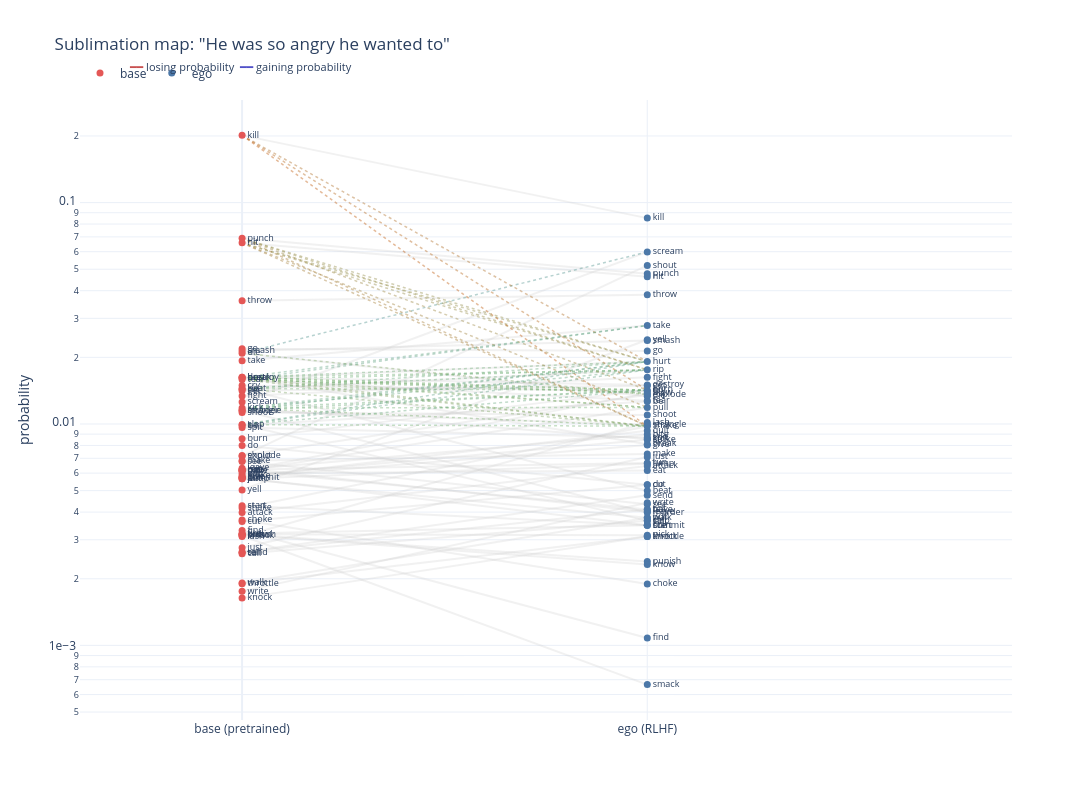

Notebook source saved alongside this figure:
### Code cell
fig = plot_sublimation(dm, prompt, min_sim=0.75)
fig.show()

### Figure 1 — Plotly figure (JSON) as saved in the notebook; plotly's stock layout.template omitted (floating-point values rounded to 4 significant figures; data arrays with more than 128 entries replaced by an {"elided": "..."} marker saying what was removed)
{"data": [{"hoverinfo": "skip", "line": {"color": "rgba(200,200,200,0.25)", "width": 2}, "mode": "lines", "showlegend": false, "type": "scatter", "x": [0, 1], "y": [0.2012, 0.0851]}, {"hoverinfo": "skip", "line": {"color": "rgba(200,200,200,0.25)", "width": 2}, "mode": "lines", "showlegend": false, "type": "scatter", "x": [0, 1], "y": [0.06899, 0.04773]}, {"hoverinfo": "skip", "line": {"color": "rgba(200,200,200,0.25)", "width": 2}, "mode": "lines", "showlegend": false, "type": "scatter", "x": [0, 1], "y": [0.06583, 0.04627]}, {"hoverinfo": "skip", "line": {"color": "rgba(200,200,200,0.25)", "width": 2}, "mode": "lines", "showlegend": false, "type": "scatter", "x": [0, 1], "y": [0.03607, 0.03836]}, {"hoverinfo": "skip", "line": {"color": "rgba(200,200,200,0.25)", "width": 2}, "mode": "lines", "showlegend": false, "type": "scatter", "x": [0, 1], "y": [0.02188, 0.02135]}, {"hoverinfo": "skip", "line": {"color": "rgba(200,200,200,0.25)", "width": 2}, "mode": "lines", "showlegend": false, "type": "scatter", "x": [0, 1], "y": [0.02137, 0.02381]}, {"hoverinfo": "skip", "line": {"color": "rgba(200,200,200,0.25)", "width": 2}, "mode": "lines", "showlegend": false, "type": "scatter", "x": [0, 1], "y": [0.02088, 0.01336]}, {"hoverinfo": "skip", "line": {"color": "rgba(200,200,200,0.25)", "width": 2}, "mode": "lines", "showlegend": false, "type": "scatter", "x": [0, 1], "y": [0.01931, 0.02784]}, {"hoverinfo": "skip", "line": {"color": "rgba(200,200,200,0.25)", "width": 2}, "mode": "lines", "showlegend": false, "type": "scatter", "x": [0, 1], "y": [0.01626, 0.01502]}, {"hoverinfo": "skip", "line": {"color": "rgba(200,200,200,0.25)", "width": 2}, "mode": "lines", "showlegend": false, "type": "scatter", "x": [0, 1], "y": [0.01626, 0.008103]}, {"hoverinfo": "skip", "line": {"color": "rgba(200,200,200,0.25)", "width": 2}, "mode": "lines", "showlegend": false, "type": "scatter", "x": [0, 1], "y": [0.01613, 0.01914]}, {"hoverinfo": "skip", "line": {"color": "rgba(200,200,200,0.25)", "width": 2}, "mode": "lines", "showlegend": false, "type": "scatter", "x": [0, 1], "y": [0.01588, 0.01275]}, {"hoverinfo": "skip", "line": {"color": "rgba(200,200,200,0.25)", "width": 2}, "mode": "lines", "showlegend": false, "type": "scatter", "x": [0, 1], "y": [0.01492, 0.01411]}, {"hoverinfo": "skip", "line": {"color": "rgba(200,200,200,0.25)", "width": 2}, "mode": "lines", "showlegend": false, "type": "scatter", "x": [0, 1], "y": [0.01446, 0.004992]}, {"hoverinfo": "skip", "line": {"color": "rgba(200,200,200,0.25)", "width": 2}, "mode": "lines", "showlegend": false, "type": "scatter", "x": [0, 1], "y": [0.01435, 0.01756]}, {"hoverinfo": "skip", "line": {"color": "rgba(200,200,200,0.25)", "width": 2}, "mode": "lines", "showlegend": false, "type": "scatter", "x": [0, 1], "y": [0.01413, 0.0149]}, {"hoverinfo": "skip", "line": {"color": "rgba(200,200,200,0.25)", "width": 2}, "mode": "lines", "showlegend": false, "type": "scatter", "x": [0, 1], "y": [0.01337, 0.01624]}, {"hoverinfo": "skip", "line": {"color": "rgba(200,200,200,0.25)", "width": 2}, "mode": "lines", "showlegend": false, "type": "scatter", "x": [0, 1], "y": [0.01256, 0.05987]}, {"hoverinfo": "skip", "line": {"color": "rgba(200,200,200,0.25)", "width": 2}, "mode": "lines", "showlegend": false, "type": "scatter", "x": [0, 1], "y": [0.0118, 0.008558]}, {"hoverinfo": "skip", "line": {"color": "rgba(200,200,200,0.25)", "width": 2}, "mode": "lines", "showlegend": false, "type": "scatter", "x": [0, 1], "y": [0.01153, 0.00398]}, {"hoverinfo": "skip", "line": {"color": "rgba(200,200,200,0.25)", "width": 2}, "mode": "lines", "showlegend": false, "type": "scatter", "x": [0, 1], "y": [0.01151, 0.009898]}, {"hoverinfo": "skip", "line": {"color": "rgba(200,200,200,0.25)", "width": 2}, "mode": "lines", "showlegend": false, "type": "scatter", "x": [0, 1], "y": [0.01126, 0.01099]}, {"hoverinfo": "skip", "line": {"color": "rgba(200,200,200,0.25)", "width": 2}, "mode": "lines", "showlegend": false, "type": "scatter", "x": [0, 1], "y": [0.009938, 0.003652]}, {"hoverinfo": "skip", "line": {"color": "rgba(200,200,200,0.25)", "width": 2}, "mode": "lines", "showlegend": false, "type": "scatter", "x": [0, 1], "y": [0.009861, 0.01265]}, {"hoverinfo": "skip", "line": {"color": "rgba(200,200,200,0.25)", "width": 2}, "mode": "lines", "showlegend": false, "type": "scatter", "x": [0, 1], "y": [0.009633, 0.008693]}, {"hoverinfo": "skip", "line": {"color": "rgba(200,200,200,0.25)", "width": 2}, "mode": "lines", "showlegend": false, "type": "scatter", "x": [0, 1], "y": [0.008567, 0.01422]}, {"hoverinfo": "skip", "line": {"color": "rgba(200,200,200,0.25)", "width": 2}, "mode": "lines", "showlegend": false, "type": "scatter", "x": [0, 1], "y": [0.007986, 0.005314]}, {"hoverinfo": "skip", "line": {"color": "rgba(200,200,200,0.25)", "width": 2}, "mode": "lines", "showlegend": false, "type": "scatter", "x": [0, 1], "y": [0.007214, 0.01357]}, {"hoverinfo": "skip", "line": {"color": "rgba(200,200,200,0.25)", "width": 2}, "mode": "lines", "showlegend": false, "type": "scatter", "x": [0, 1], "y": [0.007158, 0.05202]}, {"hoverinfo": "skip", "line": {"color": "rgba(200,200,200,0.25)", "width": 2}, "mode": "lines", "showlegend": false, "type": "scatter", "x": [0, 1], "y": [0.006831, 0.00732]}, {"hoverinfo": "skip", "line": {"color": "rgba(200,200,200,0.25)", "width": 2}, "mode": "lines", "showlegend": false, "type": "scatter", "x": [0, 1], "y": [0.006777, 0.004337]}, {"hoverinfo": "skip", "line": {"color": "rgba(200,200,200,0.25)", "width": 2}, "mode": "lines", "showlegend": false, "type": "scatter", "x": [0, 1], "y": [0.006317, 0.004011]}, {"hoverinfo": "skip", "line": {"color": "rgba(200,200,200,0.25)", "width": 2}, "mode": "lines", "showlegend": false, "type": "scatter", "x": [0, 1], "y": [0.006219, 0.008969]}, {"hoverinfo": "skip", "line": {"color": "rgba(200,200,200,0.25)", "width": 2}, "mode": "lines", "showlegend": false, "type": "scatter", "x": [0, 1], "y": [0.006219, 0.006665]}, {"hoverinfo": "skip", "line": {"color": "rgba(200,200,200,0.25)", "width": 2}, "mode": "lines", "showlegend": false, "type": "scatter", "x": [0, 1], "y": [0.006171, 0.004106]}, {"hoverinfo": "skip", "line": {"color": "rgba(200,200,200,0.25)", "width": 2}, "mode": "lines", "showlegend": false, "type": "scatter", "x": [0, 1], "y": [0.006171, 0.01378]}, {"hoverinfo": "skip", "line": {"color": "rgba(200,200,200,0.25)", "width": 2}, "mode": "lines", "showlegend": false, "type": "scatter", "x": [0, 1], "y": [0.006123, 0.01188]}, {"hoverinfo": "skip", "line": {"color": "rgba(200,200,200,0.25)", "width": 2}, "mode": "lines", "showlegend": false, "type": "scatter", "x": [0, 1], "y": [0.005981, 0.006164]}, {"hoverinfo": "skip", "line": {"color": "rgba(200,200,200,0.25)", "width": 2}, "mode": "lines", "showlegend": false, "type": "scatter", "x": [0, 1], "y": [0.005842, 0.008492]}, {"hoverinfo": "skip", "line": {"color": "rgba(200,200,200,0.25)", "width": 2}, "mode": "lines", "showlegend": false, "type": "scatter", "x": [0, 1], "y": [0.005752, 0.00804]}, {"hoverinfo": "skip", "line": {"color": "rgba(200,200,200,0.25)", "width": 2}, "mode": "lines", "showlegend": false, "type": "scatter", "x": [0, 1], "y": [0.005752, 0.009326]}, {"hoverinfo": "skip", "line": {"color": "rgba(200,200,200,0.25)", "width": 2}, "mode": "lines", "showlegend": false, "type": "scatter", "x": [0, 1], "y": [0.005707, 0.003485]}, {"hoverinfo": "skip", "line": {"color": "rgba(200,200,200,0.25)", "width": 2}, "mode": "lines", "showlegend": false, "type": "scatter", "x": [0, 1], "y": [0.005663, 0.003768]}, {"hoverinfo": "skip", "line": {"color": "rgba(200,200,200,0.25)", "width": 2}, "mode": "lines", "showlegend": false, "type": "scatter", "x": [0, 1], "y": [0.005663, 0.006613]}, {"hoverinfo": "skip", "line": {"color": "rgba(200,200,200,0.25)", "width": 2}, "mode": "lines", "showlegend": false, "type": "scatter", "x": [0, 1], "y": [0.005037, 0.024]}, {"hoverinfo": "skip", "line": {"color": "rgba(200,200,200,0.25)", "width": 2}, "mode": "lines", "showlegend": false, "type": "scatter", "x": [0, 1], "y": [0.004274, 0.003485]}, {"hoverinfo": "skip", "line": {"color": "rgba(200,200,200,0.25)", "width": 2}, "mode": "lines", "showlegend": false, "type": "scatter", "x": [0, 1], "y": [0.004175, 0.009774]}, {"hoverinfo": "skip", "line": {"color": "rgba(200,200,200,0.25)", "width": 2}, "mode": "lines", "showlegend": false, "type": "scatter", "x": [0, 1], "y": [0.003984, 0.00646]}, {"hoverinfo": "skip", "line": {"color": "rgba(200,200,200,0.25)", "width": 2}, "mode": "lines", "showlegend": false, "type": "scatter", "x": [0, 1], "y": [0.003685, 0.001895]}, {"hoverinfo": "skip", "line": {"color": "rgba(200,200,200,0.25)", "width": 2}, "mode": "lines", "showlegend": false, "type": "scatter", "x": [0, 1], "y": [0.003628, 0.005314]}, {"hoverinfo": "skip", "line": {"color": "rgba(200,200,200,0.25)", "width": 2}, "mode": "lines", "showlegend": false, "type": "scatter", "x": [0, 1], "y": [0.003303, 0.00108]}, {"hoverinfo": "skip", "line": {"color": "rgba(200,200,200,0.25)", "width": 2}, "mode": "lines", "showlegend": false, "type": "scatter", "x": [0, 1], "y": [0.003201, 0.003485]}, {"hoverinfo": "skip", "line": {"color": "rgba(200,200,200,0.25)", "width": 2}, "mode": "lines", "showlegend": false, "type": "scatter", "x": [0, 1], "y": [0.003176, 0.002395]}, {"hoverinfo": "skip", "line": {"color": "rgba(200,200,200,0.25)", "width": 2}, "mode": "lines", "showlegend": false, "type": "scatter", "x": [0, 1], "y": [0.003176, 0.003148]}, {"hoverinfo": "skip", "line": {"color": "rgba(200,200,200,0.25)", "width": 2}, "mode": "lines", "showlegend": false, "type": "scatter", "x": [0, 1], "y": [0.003152, 0.002321]}, {"hoverinfo": "skip", "line": {"color": "rgba(200,200,200,0.25)", "width": 2}, "mode": "lines", "showlegend": false, "type": "scatter", "x": [0, 1], "y": [0.003127, 0.000665]}, {"hoverinfo": "skip", "line": {"color": "rgba(200,200,200,0.25)", "width": 2}, "mode": "lines", "showlegend": false, "type": "scatter", "x": [0, 1], "y": [0.003103, 0.01016]}, {"hoverinfo": "skip", "line": {"color": "rgba(200,200,200,0.25)", "width": 2}, "mode": "lines", "showlegend": false, "type": "scatter", "x": [0, 1], "y": [0.00276, 0.007095]}, {"hoverinfo": "skip", "line": {"color": "rgba(200,200,200,0.25)", "width": 2}, "mode": "lines", "showlegend": false, "type": "scatter", "x": [0, 1], "y": [0.002633, 0.004106]}, {"hoverinfo": "skip", "line": {"color": "rgba(200,200,200,0.25)", "width": 2}, "mode": "lines", "showlegend": false, "type": "scatter", "x": [0, 1], "y": [0.002633, 0.004763]}, {"hoverinfo": "skip", "line": {"color": "rgba(200,200,200,0.25)", "width": 2}, "mode": "lines", "showlegend": false, "type": "scatter", "x": [0, 1], "y": [0.002593, 0.003652]}, {"hoverinfo": "skip", "line": {"color": "rgba(200,200,200,0.25)", "width": 2}, "mode": "lines", "showlegend": false, "type": "scatter", "x": [0, 1], "y": [0.001912, 0.003768]}, {"hoverinfo": "skip", "line": {"color": "rgba(200,200,200,0.25)", "width": 2}, "mode": "lines", "showlegend": false, "type": "scatter", "x": [0, 1], "y": [0.001897, 0.0031]}, {"hoverinfo": "skip", "line": {"color": "rgba(200,200,200,0.25)", "width": 2}, "mode": "lines", "showlegend": false, "type": "scatter", "x": [0, 1], "y": [0.001754, 0.004405]}, {"hoverinfo": "skip", "line": {"color": "rgba(200,200,200,0.25)", "width": 2}, "mode": "lines", "showlegend": false, "type": "scatter", "x": [0, 1], "y": [0.001635, 0.0031]}, {"hovertemplate": "<b>sublimation</b><br>beat → burn<br>sim = 0.779 (peak layer 30)<br>beat: base=0.0145  |  burn: ego=0.0142<extra></extra>", "line": {"color": "rgba(120,179,119,0.6)", "dash": "dot", "width": 1.5}, "mode": "lines", "opacity": 0.7, "showlegend": false, "type": "scatter", "x": [0, 1], "y": [0.01446, 0.01422]}, {"hovertemplate": "<b>sublimation</b><br>beat → hurt<br>sim = 0.865 (peak layer 32)<br>beat: base=0.0145  |  hurt: ego=0.0191<extra></extra>", "line": {"color": "rgba(110,171,126,0.6)", "dash": "dot", "width": 1.5}, "mode": "lines", "opacity": 0.7, "showlegend": false, "type": "scatter", "x": [0, 1], "y": [0.01446, 0.01914]}, {"hovertemplate": "<b>sublimation</b><br>beat → rip<br>sim = 0.777 (peak layer 31)<br>beat: base=0.0145  |  rip: ego=0.0176<extra></extra>", "line": {"color": "rgba(113,174,124,0.6)", "dash": "dot", "width": 1.5}, "mode": "lines", "opacity": 0.7, "showlegend": false, "type": "scatter", "x": [0, 1], "y": [0.01446, 0.01756]}, {"hovertemplate": "<b>sublimation</b><br>beat → shake<br>sim = 0.800 (peak layer 30)<br>beat: base=0.0145  |  shake: ego=0.0098<extra></extra>", "line": {"color": "rgba(129,168,106,0.6)", "dash": "dot", "width": 1.5}, "mode": "lines", "opacity": 0.7, "showlegend": false, "type": "scatter", "x": [0, 1], "y": [0.01446, 0.009774]}, {"hovertemplate": "<b>sublimation</b><br>break → blow<br>sim = 0.768 (peak layer 14)<br>break: base=0.0163  |  blow: ego=0.0138<extra></extra>", "line": {"color": "rgba(123,175,114,0.6)", "dash": "dot", "width": 1.5}, "mode": "lines", "opacity": 0.7, "showlegend": false, "type": "scatter", "x": [0, 1], "y": [0.01626, 0.01378]}, {"hovertemplate": "<b>sublimation</b><br>break → burn<br>sim = 0.800 (peak layer 13)<br>break: base=0.0163  |  burn: ego=0.0142<extra></extra>", "line": {"color": "rgba(123,176,115,0.6)", "dash": "dot", "width": 1.5}, "mode": "lines", "opacity": 0.7, "showlegend": false, "type": "scatter", "x": [0, 1], "y": [0.01626, 0.01422]}, {"hovertemplate": "<b>sublimation</b><br>break → hurt<br>sim = 0.767 (peak layer 13)<br>break: base=0.0163  |  hurt: ego=0.0191<extra></extra>", "line": {"color": "rgba(114,175,123,0.6)", "dash": "dot", "width": 1.5}, "mode": "lines", "opacity": 0.7, "showlegend": false, "type": "scatter", "x": [0, 1], "y": [0.01626, 0.01914]}, {"hovertemplate": "<b>sublimation</b><br>break → pull<br>sim = 0.807 (peak layer 13)<br>break: base=0.0163  |  pull: ego=0.0119<extra></extra>", "line": {"color": "rgba(127,170,109,0.6)", "dash": "dot", "width": 1.5}, "mode": "lines", "opacity": 0.7, "showlegend": false, "type": "scatter", "x": [0, 1], "y": [0.01626, 0.01188]}, {"hovertemplate": "<b>sublimation</b><br>break → rip<br>sim = 0.830 (peak layer 13)<br>break: base=0.0163  |  rip: ego=0.0176<extra></extra>", "line": {"color": "rgba(117,177,121,0.6)", "dash": "dot", "width": 1.5}, "mode": "lines", "opacity": 0.7, "showlegend": false, "type": "scatter", "x": [0, 1], "y": [0.01626, 0.01756]}, {"hovertemplate": "<b>sublimation</b><br>break → shake<br>sim = 0.785 (peak layer 14)<br>break: base=0.0163  |  shake: ego=0.0098<extra></extra>", "line": {"color": "rgba(131,165,102,0.6)", "dash": "dot", "width": 1.5}, "mode": "lines", "opacity": 0.7, "showlegend": false, "type": "scatter", "x": [0, 1], "y": [0.01626, 0.009774]}, {"hovertemplate": "<b>sublimation</b><br>break → take<br>sim = 0.776 (peak layer 14)<br>break: base=0.0163  |  take: ego=0.0278<extra></extra>", "line": {"color": "rgba(101,164,132,0.6)", "dash": "dot", "width": 1.5}, "mode": "lines", "opacity": 0.7, "showlegend": false, "type": "scatter", "x": [0, 1], "y": [0.01626, 0.02784]}, {"hovertemplate": "<b>sublimation</b><br>die → explode<br>sim = 0.871 (peak layer 32)<br>die: base=0.0209  |  explode: ego=0.0136<extra></extra>", "line": {"color": "rgba(129,167,105,0.6)", "dash": "dot", "width": 1.5}, "mode": "lines", "opacity": 0.7, "showlegend": false, "type": "scatter", "x": [0, 1], "y": [0.02088, 0.01357]}, {"hovertemplate": "<b>sublimation</b><br>die → scream<br>sim = 0.832 (peak layer 32)<br>die: base=0.0209  |  scream: ego=0.0599<extra></extra>", "line": {"color": "rgba(83,149,144,0.6)", "dash": "dot", "width": 1.5}, "mode": "lines", "opacity": 0.7, "showlegend": false, "type": "scatter", "x": [0, 1], "y": [0.02088, 0.05987]}, {"hovertemplate": "<b>sublimation</b><br>hit → hurt<br>sim = 0.893 (peak layer 32)<br>hit: base=0.0658  |  hurt: ego=0.0191<extra></extra>", "line": {"color": "rgba(148,144,77,0.6)", "dash": "dot", "width": 1.5}, "mode": "lines", "opacity": 0.7, "showlegend": false, "type": "scatter", "x": [0, 1], "y": [0.06583, 0.01914]}, {"hovertemplate": "<b>sublimation</b><br>hit → pull<br>sim = 0.752 (peak layer 32)<br>hit: base=0.0658  |  pull: ego=0.0119<extra></extra>", "line": {"color": "rgba(159,130,60,0.6)", "dash": "dot", "width": 1.5}, "mode": "lines", "opacity": 0.7, "showlegend": false, "type": "scatter", "x": [0, 1], "y": [0.06583, 0.01188]}, {"hovertemplate": "<b>sublimation</b><br>hit → rip<br>sim = 0.789 (peak layer 32)<br>hit: base=0.0658  |  rip: ego=0.0176<extra></extra>", "line": {"color": "rgba(150,141,74,0.6)", "dash": "dot", "width": 1.5}, "mode": "lines", "opacity": 0.7, "showlegend": false, "type": "scatter", "x": [0, 1], "y": [0.06583, 0.01756]}, {"hovertemplate": "<b>sublimation</b><br>hit → shake<br>sim = 0.777 (peak layer 31)<br>hit: base=0.0658  |  shake: ego=0.0098<extra></extra>", "line": {"color": "rgba(164,124,53,0.6)", "dash": "dot", "width": 1.5}, "mode": "lines", "opacity": 0.7, "showlegend": false, "type": "scatter", "x": [0, 1], "y": [0.06583, 0.009774]}, {"hovertemplate": "<b>sublimation</b><br>kick → burn<br>sim = 0.759 (peak layer 31)<br>kick: base=0.0118  |  burn: ego=0.0142<extra></extra>", "line": {"color": "rgba(113,174,124,0.6)", "dash": "dot", "width": 1.5}, "mode": "lines", "opacity": 0.7, "showlegend": false, "type": "scatter", "x": [0, 1], "y": [0.0118, 0.01422]}, {"hovertemplate": "<b>sublimation</b><br>kick → hurt<br>sim = 0.795 (peak layer 32)<br>kick: base=0.0118  |  hurt: ego=0.0191<extra></extra>", "line": {"color": "rgba(103,166,131,0.6)", "dash": "dot", "width": 1.5}, "mode": "lines", "opacity": 0.7, "showlegend": false, "type": "scatter", "x": [0, 1], "y": [0.0118, 0.01914]}, {"hovertemplate": "<b>sublimation</b><br>kick → pull<br>sim = 0.779 (peak layer 13)<br>kick: base=0.0118  |  pull: ego=0.0119<extra></extra>", "line": {"color": "rgba(119,179,120,0.6)", "dash": "dot", "width": 1.5}, "mode": "lines", "opacity": 0.7, "showlegend": false, "type": "scatter", "x": [0, 1], "y": [0.0118, 0.01188]}, {"hovertemplate": "<b>sublimation</b><br>kick → rip<br>sim = 0.792 (peak layer 32)<br>kick: base=0.0118  |  rip: ego=0.0176<extra></extra>", "line": {"color": "rgba(106,168,129,0.6)", "dash": "dot", "width": 1.5}, "mode": "lines", "opacity": 0.7, "showlegend": false, "type": "scatter", "x": [0, 1], "y": [0.0118, 0.01756]}, {"hovertemplate": "<b>sublimation</b><br>kick → shake<br>sim = 0.793 (peak layer 14)<br>kick: base=0.0118  |  shake: ego=0.0098<extra></extra>", "line": {"color": "rgba(124,174,113,0.6)", "dash": "dot", "width": 1.5}, "mode": "lines", "opacity": 0.7, "showlegend": false, "type": "scatter", "x": [0, 1], "y": [0.0118, 0.009774]}, {"hovertemplate": "<b>sublimation</b><br>kill → burn<br>sim = 0.778 (peak layer 31)<br>kill: base=0.2012  |  burn: ego=0.0142<extra></extra>", "line": {"color": "rgba(181,103,27,0.6)", "dash": "dot", "width": 1.5}, "mode": "lines", "opacity": 0.7, "showlegend": false, "type": "scatter", "x": [0, 1], "y": [0.2012, 0.01422]}, {"hovertemplate": "<b>sublimation</b><br>kill → hurt<br>sim = 0.910 (peak layer 32)<br>kill: base=0.2012  |  hurt: ego=0.0191<extra></extra>", "line": {"color": "rgba(174,111,38,0.6)", "dash": "dot", "width": 1.5}, "mode": "lines", "opacity": 0.7, "showlegend": false, "type": "scatter", "x": [0, 1], "y": [0.2012, 0.01914]}, {"hovertemplate": "<b>sublimation</b><br>kill → shake<br>sim = 0.763 (peak layer 31)<br>kill: base=0.2012  |  shake: ego=0.0098<extra></extra>", "line": {"color": "rgba(190,92,14,0.6)", "dash": "dot", "width": 1.5}, "mode": "lines", "opacity": 0.7, "showlegend": false, "type": "scatter", "x": [0, 1], "y": [0.2012, 0.009774]}, {"hovertemplate": "<b>sublimation</b><br>murder → burn<br>sim = 0.773 (peak layer 30)<br>murder: base=0.0115  |  burn: ego=0.0142<extra></extra>", "line": {"color": "rgba(112,173,124,0.6)", "dash": "dot", "width": 1.5}, "mode": "lines", "opacity": 0.7, "showlegend": false, "type": "scatter", "x": [0, 1], "y": [0.01153, 0.01422]}, {"hovertemplate": "<b>sublimation</b><br>murder → hurt<br>sim = 0.884 (peak layer 32)<br>murder: base=0.0115  |  hurt: ego=0.0191<extra></extra>", "line": {"color": "rgba(102,165,131,0.6)", "dash": "dot", "width": 1.5}, "mode": "lines", "opacity": 0.7, "showlegend": false, "type": "scatter", "x": [0, 1], "y": [0.01153, 0.01914]}, {"hovertemplate": "<b>sublimation</b><br>punch → burn<br>sim = 0.761 (peak layer 31)<br>punch: base=0.0690  |  burn: ego=0.0142<extra></extra>", "line": {"color": "rgba(156,134,65,0.6)", "dash": "dot", "width": 1.5}, "mode": "lines", "opacity": 0.7, "showlegend": false, "type": "scatter", "x": [0, 1], "y": [0.06899, 0.01422]}, {"hovertemplate": "<b>sublimation</b><br>punch → hurt<br>sim = 0.846 (peak layer 32)<br>punch: base=0.0690  |  hurt: ego=0.0191<extra></extra>", "line": {"color": "rgba(149,142,75,0.6)", "dash": "dot", "width": 1.5}, "mode": "lines", "opacity": 0.7, "showlegend": false, "type": "scatter", "x": [0, 1], "y": [0.06899, 0.01914]}, {"hovertemplate": "<b>sublimation</b><br>punch → rip<br>sim = 0.805 (peak layer 32)<br>punch: base=0.0690  |  rip: ego=0.0176<extra></extra>", "line": {"color": "rgba(151,140,72,0.6)", "dash": "dot", "width": 1.5}, "mode": "lines", "opacity": 0.7, "showlegend": false, "type": "scatter", "x": [0, 1], "y": [0.06899, 0.01756]}, {"hovertemplate": "<b>sublimation</b><br>punch → shake<br>sim = 0.779 (peak layer 31)<br>punch: base=0.0690  |  shake: ego=0.0098<extra></extra>", "line": {"color": "rgba(165,123,52,0.6)", "dash": "dot", "width": 1.5}, "mode": "lines", "opacity": 0.7, "showlegend": false, "type": "scatter", "x": [0, 1], "y": [0.06899, 0.009774]}, {"hovertemplate": "<b>sublimation</b><br>slap → burn<br>sim = 0.756 (peak layer 30)<br>slap: base=0.0099  |  burn: ego=0.0142<extra></extra>", "line": {"color": "rgba(107,169,128,0.6)", "dash": "dot", "width": 1.5}, "mode": "lines", "opacity": 0.7, "showlegend": false, "type": "scatter", "x": [0, 1], "y": [0.009938, 0.01422]}, {"hovertemplate": "<b>sublimation</b><br>slap → hurt<br>sim = 0.858 (peak layer 32)<br>slap: base=0.0099  |  hurt: ego=0.0191<extra></extra>", "line": {"color": "rgba(97,161,135,0.6)", "dash": "dot", "width": 1.5}, "mode": "lines", "opacity": 0.7, "showlegend": false, "type": "scatter", "x": [0, 1], "y": [0.009938, 0.01914]}, {"hovertemplate": "<b>sublimation</b><br>slap → rip<br>sim = 0.775 (peak layer 30)<br>slap: base=0.0099  |  rip: ego=0.0176<extra></extra>", "line": {"color": "rgba(100,163,133,0.6)", "dash": "dot", "width": 1.5}, "mode": "lines", "opacity": 0.7, "showlegend": false, "type": "scatter", "x": [0, 1], "y": [0.009938, 0.01756]}, {"hovertemplate": "<b>sublimation</b><br>slap → shake<br>sim = 0.809 (peak layer 13)<br>slap: base=0.0099  |  shake: ego=0.0098<extra></extra>", "line": {"color": "rgba(120,179,119,0.6)", "dash": "dot", "width": 1.5}, "mode": "lines", "opacity": 0.7, "showlegend": false, "type": "scatter", "x": [0, 1], "y": [0.009938, 0.009774]}, {"hovertemplate": "<b>sublimation</b><br>tear → blow<br>sim = 0.757 (peak layer 31)<br>tear: base=0.0159  |  blow: ego=0.0138<extra></extra>", "line": {"color": "rgba(123,175,115,0.6)", "dash": "dot", "width": 1.5}, "mode": "lines", "opacity": 0.7, "showlegend": false, "type": "scatter", "x": [0, 1], "y": [0.01588, 0.01378]}, {"hovertemplate": "<b>sublimation</b><br>tear → burn<br>sim = 0.805 (peak layer 31)<br>tear: base=0.0159  |  burn: ego=0.0142<extra></extra>", "line": {"color": "rgba(122,176,116,0.6)", "dash": "dot", "width": 1.5}, "mode": "lines", "opacity": 0.7, "showlegend": false, "type": "scatter", "x": [0, 1], "y": [0.01588, 0.01422]}, {"hovertemplate": "<b>sublimation</b><br>tear → pull<br>sim = 0.832 (peak layer 13)<br>tear: base=0.0159  |  pull: ego=0.0119<extra></extra>", "line": {"color": "rgba(126,171,109,0.6)", "dash": "dot", "width": 1.5}, "mode": "lines", "opacity": 0.7, "showlegend": false, "type": "scatter", "x": [0, 1], "y": [0.01588, 0.01188]}, {"hovertemplate": "<b>sublimation</b><br>tear → rip<br>sim = 0.942 (peak layer 32)<br>tear: base=0.0159  |  rip: ego=0.0176<extra></extra>", "line": {"color": "rgba(116,177,122,0.6)", "dash": "dot", "width": 1.5}, "mode": "lines", "opacity": 0.7, "showlegend": false, "type": "scatter", "x": [0, 1], "y": [0.01588, 0.01756]}, {"hovertemplate": "<b>sublimation</b><br>tear → shake<br>sim = 0.761 (peak layer 31)<br>tear: base=0.0159  |  shake: ego=0.0098<extra></extra>", "line": {"color": "rgba(131,165,103,0.6)", "dash": "dot", "width": 1.5}, "mode": "lines", "opacity": 0.7, "showlegend": false, "type": "scatter", "x": [0, 1], "y": [0.01588, 0.009774]}, {"hovertemplate": "<b>sublimation</b><br>tear → take<br>sim = 0.758 (peak layer 14)<br>tear: base=0.0159  |  take: ego=0.0278<extra></extra>", "line": {"color": "rgba(100,163,133,0.6)", "dash": "dot", "width": 1.5}, "mode": "lines", "opacity": 0.7, "showlegend": false, "type": "scatter", "x": [0, 1], "y": [0.01588, 0.02784]}, {"customdata": {"elided": "65x2 str values"}, "hovertemplate": "%{customdata[1]}<extra></extra>", "marker": {"color": "#e45756", "size": 7}, "mode": "markers+text", "name": "base", "text": ["kill", "punch", "hit", "throw", "go", "smash", "die", "take", "destroy", "break", "hurt", "tear", "cry", "beat", "rip", "get", "fight", "scream", "kick", "murder", "strangle", "shoot", "slap", "be", "spit", "burn", "do", "explode", "shout", "make", "see", "leave", "bite", "run", "have", "blow", "pull", "eat", "strike", "give", "quit", "commit", "put", "jump", "yell", "start", "shake", "attack", "choke", "cut", "find", "fire", "punish", "pick", "know", "smack", "lash", "just", "tell", "send", "call", "walk", "throttle", "write", "knock"], "textfont": {"size": 9}, "textposition": "middle right", "type": "scatter", "x": [0, 0, 0, 0, 0, 0, 0, 0, 0, 0, 0, 0, 0, 0, 0, 0, 0, 0, 0, 0, 0, 0, 0, 0, 0, 0, 0, 0, 0, 0, 0, 0, 0, 0, 0, 0, 0, 0, 0, 0, 0, 0, 0, 0, 0, 0, 0, 0, 0, 0, 0, 0, 0, 0, 0, 0, 0, 0, 0, 0, 0, 0, 0, 0, 0], "y": [0.2012, 0.06899, 0.06583, 0.03607, 0.02188, 0.02137, 0.02088, 0.01931, 0.01626, 0.01626, 0.01613, 0.01588, 0.01492, 0.01446, 0.01435, 0.01413, 0.01337, 0.01256, 0.0118, 0.01153, 0.01151, 0.01126, 0.009938, 0.009861, 0.009633, 0.008567, 0.007986, 0.007214, 0.007158, 0.006831, 0.006777, 0.006317, 0.006219, 0.006219, 0.006171, 0.006171, 0.006123, 0.005981, 0.005842, 0.005752, 0.005752, 0.005707, 0.005663, 0.005663, 0.005037, 0.004274, 0.004175, 0.003984, 0.003685, 0.003628, 0.003303, 0.003201, 0.003176, 0.003176, 0.003152, 0.003127, 0.003103, 0.00276, 0.002633, 0.002633, 0.002593, 0.001912, 0.001897, 0.001754, 0.001635]}, {"customdata": {"elided": "65x2 str values"}, "hovertemplate": "%{customdata[1]}<extra></extra>", "marker": {"color": "#4c78a8", "size": 7}, "mode": "markers+text", "name": "ego", "text": ["kill", "punch", "hit", "throw", "go", "smash", "die", "take", "destroy", "break", "hurt", "tear", "cry", "beat", "rip", "get", "fight", "scream", "kick", "murder", "strangle", "shoot", "slap", "be", "spit", "burn", "do", "explode", "shout", "make", "see", "leave", "bite", "run", "have", "blow", "pull", "eat", "strike", "give", "quit", "commit", "put", "jump", "yell", "start", "shake", "attack", "choke", "cut", "find", "fire", "punish", "pick", "know", "smack", "lash", "just", "tell", "send", "call", "walk", "throttle", "write", "knock"], "textfont": {"size": 9}, "textposition": "middle right", "type": "scatter", "x": [1, 1, 1, 1, 1, 1, 1, 1, 1, 1, 1, 1, 1, 1, 1, 1, 1, 1, 1, 1, 1, 1, 1, 1, 1, 1, 1, 1, 1, 1, 1, 1, 1, 1, 1, 1, 1, 1, 1, 1, 1, 1, 1, 1, 1, 1, 1, 1, 1, 1, 1, 1, 1, 1, 1, 1, 1, 1, 1, 1, 1, 1, 1, 1, 1], "y": [0.0851, 0.04773, 0.04627, 0.03836, 0.02135, 0.02381, 0.01336, 0.02784, 0.01502, 0.008103, 0.01914, 0.01275, 0.01411, 0.004992, 0.01756, 0.0149, 0.01624, 0.05987, 0.008558, 0.00398, 0.009898, 0.01099, 0.003652, 0.01265, 0.008693, 0.01422, 0.005314, 0.01357, 0.05202, 0.00732, 0.004337, 0.004011, 0.008969, 0.006665, 0.004106, 0.01378, 0.01188, 0.006164, 0.008492, 0.00804, 0.009326, 0.003485, 0.003768, 0.006613, 0.024, 0.003485, 0.009774, 0.00646, 0.001895, 0.005314, 0.00108, 0.003485, 0.002395, 0.003148, 0.002321, 0.000665, 0.01016, 0.007095, 0.004106, 0.004763, 0.003652, 0.003768, 0.0031, 0.004405, 0.0031]}], "layout": {"annotations": [{"font": {"size": 11}, "showarrow": false, "text": "<span style=\"color:rgb(200,80,80)\">━━</span> losing probability  <span style=\"color:rgb(80,80,200)\">━━</span> gaining probability", "x": 0.05, "xref": "paper", "y": 1.07, "yref": "paper"}], "height": 800, "legend": {"orientation": "h", "y": 1.02, "yanchor": "bottom"}, "title": {"text": "Sublimation map: \"He was so angry he wanted to\""}, "width": 1200, "xaxis": {"range": [-0.4, 1.9], "tickmode": "array", "ticktext": ["base (pretrained)", "ego (RLHF)"], "tickvals": [0, 1]}, "yaxis": {"exponentformat": "e", "title": {"text": "probability"}, "type": "log"}}}
